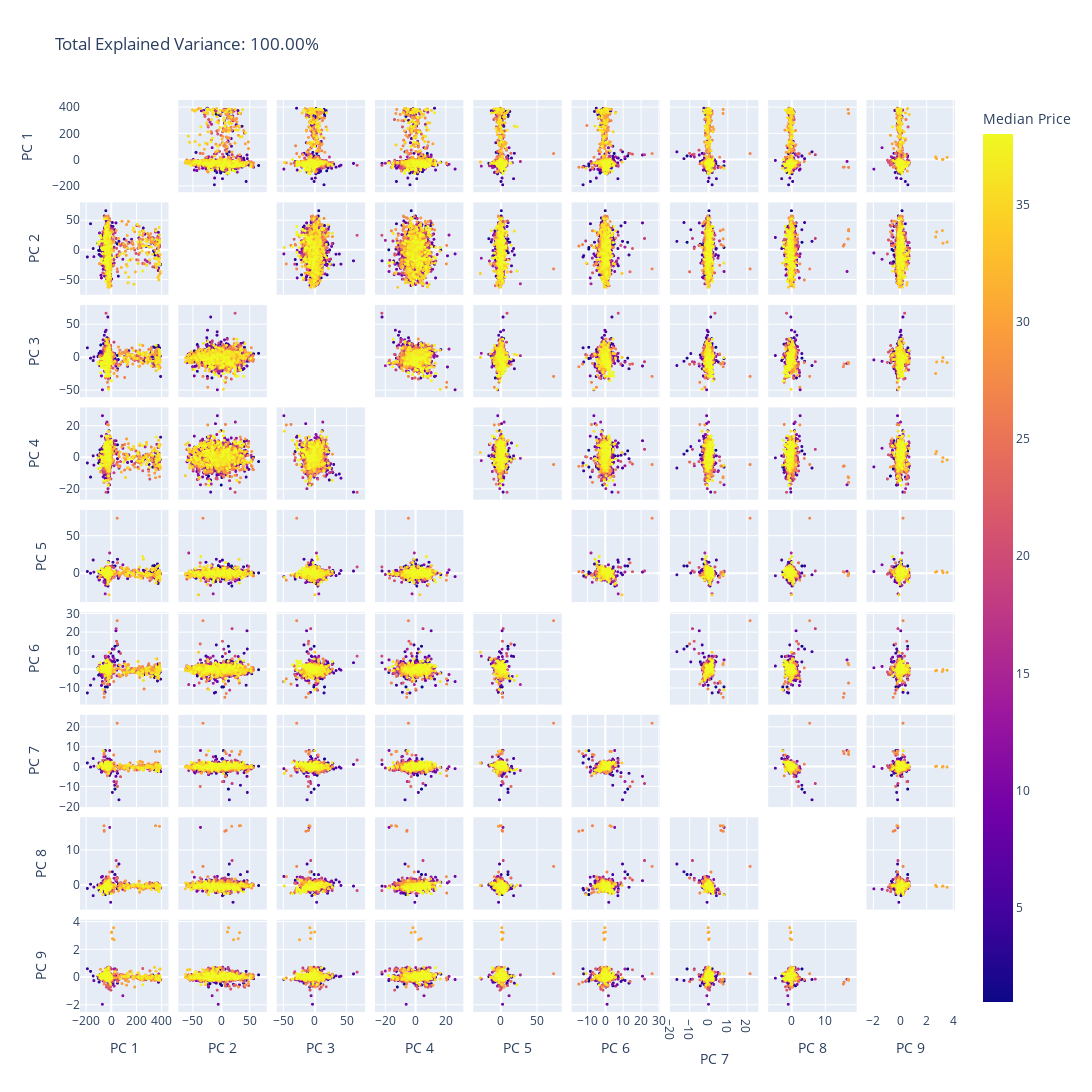

The notebook cell saved with this chart:
### Code cell
import pandas as pd
import plotly.express as px
from sklearn.decomposition import PCA
from sklearn.datasets import fetch_california_housing



pca = PCA(n_components=9)
components = pca.fit_transform(totaldf1[totaldf1.columns[:-1]])

total_var = pca.explained_variance_ratio_.sum() * 100

labels = {str(i): f"PC {i+1}" for i in range(9)}
labels['color'] = 'Median Price'

fig = px.scatter_matrix(
    components,
    color=totaldf1["number"],
    dimensions=range(9),
    labels=labels,
    title=f'Total Explained Variance: {total_var:.2f}%', width = 1200, height = 1200
)
fig.update_traces(diagonal_visible=False, marker =dict(size = 3))
fig.show()

### Figure 1 — Plotly figure (JSON) as saved in the notebook; plotly's stock layout.template omitted (floating-point values rounded to 4 significant figures; data arrays with more than 128 entries replaced by an {"elided": "..."} marker saying what was removed)
{"data": [{"diagonal": {"visible": false}, "dimensions": [{"axis": {"matches": true}, "label": "PC 1", "values": {"elided": "2378 float values"}}, {"axis": {"matches": true}, "label": "PC 2", "values": {"elided": "2378 float values"}}, {"axis": {"matches": true}, "label": "PC 3", "values": {"elided": "2378 float values"}}, {"axis": {"matches": true}, "label": "PC 4", "values": {"elided": "2378 float values"}}, {"axis": {"matches": true}, "label": "PC 5", "values": {"elided": "2378 float values"}}, {"axis": {"matches": true}, "label": "PC 6", "values": {"elided": "2378 float values"}}, {"axis": {"matches": true}, "label": "PC 7", "values": {"elided": "2378 float values"}}, {"axis": {"matches": true}, "label": "PC 8", "values": {"elided": "2378 float values"}}, {"axis": {"matches": true}, "label": "PC 9", "values": {"elided": "2378 float values"}}], "hovertemplate": "%{xaxis.title.text}=%{x}<br>%{yaxis.title.text}=%{y}<br>Median Price=%{marker.color}<extra></extra>", "legendgroup": "", "marker": {"color": {"elided": "2378 int values"}, "coloraxis": "coloraxis", "size": 3, "symbol": "circle"}, "name": "", "showlegend": false, "type": "splom"}], "layout": {"coloraxis": {"colorbar": {"title": {"text": "Median Price"}}, "colorscale": [[0, "#0d0887"], [0.1111, "#46039f"], [0.2222, "#7201a8"], [0.3333, "#9c179e"], [0.4444, "#bd3786"], [0.5556, "#d8576b"], [0.6667, "#ed7953"], [0.7778, "#fb9f3a"], [0.8889, "#fdca26"], [1, "#f0f921"]]}, "dragmode": "select", "height": 1200, "legend": {"tracegroupgap": 0}, "title": {"text": "Total Explained Variance: 100.00%"}, "width": 1200}}
